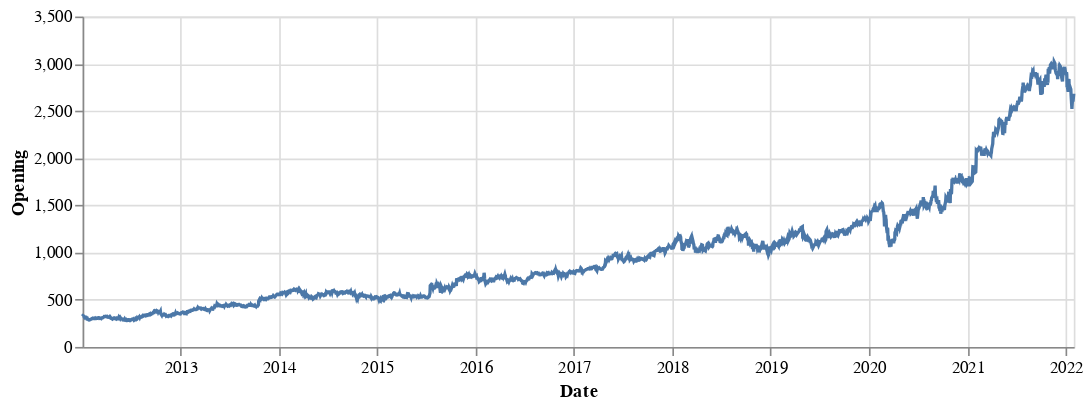

Notebook code cell kept with this figure:
### Code cell
## OPENING PRICE
opening_price = alt.Chart(goog_df.reset_index()).mark_line().encode(
    alt.X("Date", title = "Date"),
    alt.Y("Open", title = "Opening"),
    tooltip= ['Date', 'Open', 'High', 'Low', 'Volume']
).properties(
    width=600, height=200
)

opening_price

### Figure 1 — Vega-Lite specification as saved in the notebook (floating-point values rounded to 4 significant figures; data arrays with more than 128 entries replaced by an {"elided": "..."} marker saying what was removed)
{"config": {"view": {"continuousWidth": 400, "continuousHeight": 300}}, "data": {"name": "data-feaa63f00b0e9e03c9539941549c84a7"}, "mark": "line", "encoding": {"tooltip": [{"field": "Date", "type": "temporal"}, {"field": "Open", "type": "quantitative"}, {"field": "High", "type": "quantitative"}, {"field": "Low", "type": "quantitative"}, {"field": "Volume", "type": "quantitative"}], "x": {"field": "Date", "title": "Date", "type": "temporal"}, "y": {"field": "Open", "title": "Opening", "type": "quantitative"}}, "height": 200, "width": 600, "$schema": "https://vega.github.io/schema/vega-lite/v4.17.0.json", "datasets": {"data-feaa63f00b0e9e03c9539941549c84a7": {"elided": "2537 records"}}}
